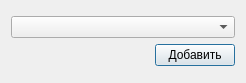
<?xml version="1.0" encoding="UTF-8"?>
<ui version="4.0">
 <class>AddTestsDialog</class>
 <widget class="QDialog" name="AddTestsDialog">
  <property name="geometry">
   <rect>
    <x>0</x>
    <y>0</y>
    <width>246</width>
    <height>83</height>
   </rect>
  </property>
  <property name="windowTitle">
   <string>Dialog</string>
  </property>
  <layout class="QGridLayout" name="gridLayout">
   <item row="0" column="0">
    <layout class="QVBoxLayout" name="verticalLayout">
     <item>
      <widget class="QComboBox" name="disciplinesBox"/>
     </item>
     <item>
      <layout class="QHBoxLayout" name="horizontalLayout">
       <item>
        <spacer name="horizontalSpacer">
         <property name="orientation">
          <enum>Qt::Horizontal</enum>
         </property>
         <property name="sizeHint" stdset="0">
          <size>
           <width>58</width>
           <height>20</height>
          </size>
         </property>
        </spacer>
       </item>
       <item>
        <widget class="QPushButton" name="addTestButton">
         <property name="text">
          <string>Добавить</string>
         </property>
        </widget>
       </item>
      </layout>
     </item>
    </layout>
   </item>
  </layout>
 </widget>
 <resources/>
 <connections/>
</ui>
